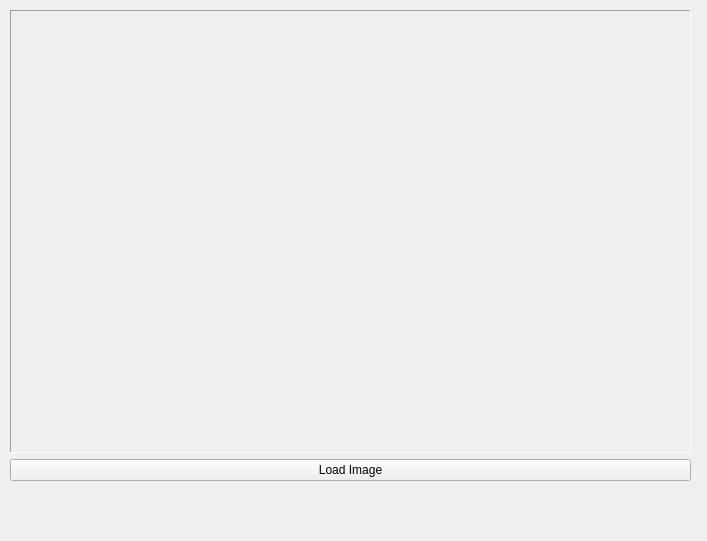
<?xml version="1.0" encoding="UTF-8"?>
<ui version="4.0">
 <class>ImageLoader</class>
 <widget class="QWidget" name="ImageLoader">
  <property name="geometry">
   <rect>
    <x>0</x>
    <y>0</y>
    <width>707</width>
    <height>541</height>
   </rect>
  </property>
  <property name="windowTitle">
   <string>Image Loader by YDG</string>
  </property>
  <widget class="QWidget" name="verticalLayoutWidget">
   <property name="geometry">
    <rect>
     <x>10</x>
     <y>10</y>
     <width>681</width>
     <height>471</height>
    </rect>
   </property>
   <layout class="QVBoxLayout" name="verticalLayout">
    <item>
     <widget class="QLabel" name="imageLabel">
      <property name="sizePolicy">
       <sizepolicy hsizetype="Ignored" vsizetype="Ignored">
        <horstretch>0</horstretch>
        <verstretch>0</verstretch>
       </sizepolicy>
      </property>
      <property name="frameShape">
       <enum>QFrame::Panel</enum>
      </property>
      <property name="frameShadow">
       <enum>QFrame::Sunken</enum>
      </property>
      <property name="text">
       <string/>
      </property>
      <property name="scaledContents">
       <bool>true</bool>
      </property>
     </widget>
    </item>
    <item>
     <widget class="QPushButton" name="openButton">
      <property name="text">
       <string>Load Image</string>
      </property>
     </widget>
    </item>
   </layout>
  </widget>
 </widget>
 <resources/>
 <connections>
  <connection>
   <sender>openButton</sender>
   <signal>clicked()</signal>
   <receiver>ImageLoader</receiver>
   <slot>open()</slot>
   <hints>
    <hint type="sourcelabel">
     <x>420</x>
     <y>474</y>
    </hint>
    <hint type="destinationlabel">
     <x>449</x>
     <y>503</y>
    </hint>
   </hints>
  </connection>
 </connections>
 <slots>
  <slot>open()</slot>
 </slots>
</ui>
